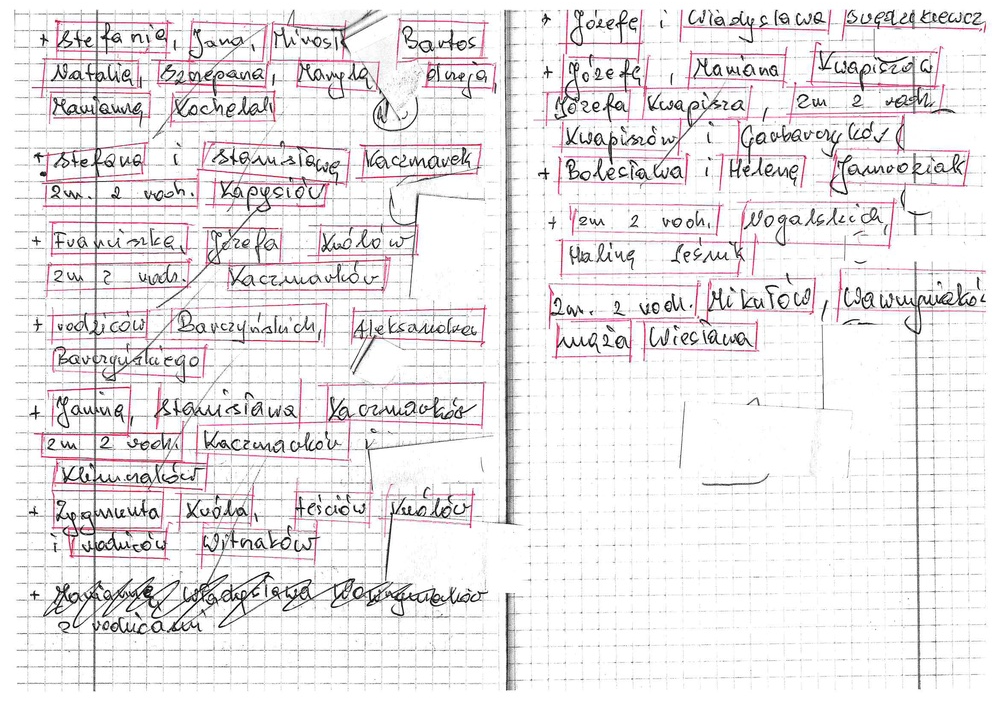
#> input picture zad_2/img/doc00442820260318151701_001.jpg, 999 x 706 px, shrunk from 2338 x 1653 before the run
$ python -i engine.py   (imports and definitions only)
#> lines starting #> are read from the running program, lines starting #| are printed output that depends on the picture; after the words box and inside, x2 and y2 are one past the last pixel; in counts of white or black regions, pixels touching at a corner belong together
#> further down, picture is the input picture: shape (706, 999, 3); mean B, G, R 234.2, 232.7, 235.6
"""
engine.py
---------
Główny silnik detekcji czerwonych ramek oparty na przestrzeni barw HSV
oraz operacjach morfologicznych. Zoptymalizowany pod kątem wysokiej czułości.
"""

from pathlib import Path
from typing import Optional

import cv2
import numpy as np

from ..core.config import (
    HSV_LOWER1,
    HSV_LOWER2,
    HSV_UPPER1,
    HSV_UPPER2,
    MIN_BOX_H,
    MIN_BOX_W,
    SAVE_DEBUG_IMAGES,
)


def detect_super_hybrid(
    image: np.ndarray,
    target_count: Optional[int] = None,
    debug_name: Optional[str] = None,
    debug_dir: Optional[Path] = None,
) -> list[dict]:
    """
    Wykonuje zaawansowaną detekcję czerwonych prostokątów na obrazie.
    Wspiera wykrywanie zagnieżdżone i automatycznie usuwa kontenery nadrzędne.
    """
    img_hsv = cv2.cvtColor(image, cv2.COLOR_BGR2HSV)
#> img_hsv: shape (706, 999, 3); mean H, S, V 40.1, 4.7, 236

    # Segmentacja koloru czerwonego
    mask1 = cv2.inRange(img_hsv, HSV_LOWER1, HSV_UPPER1)
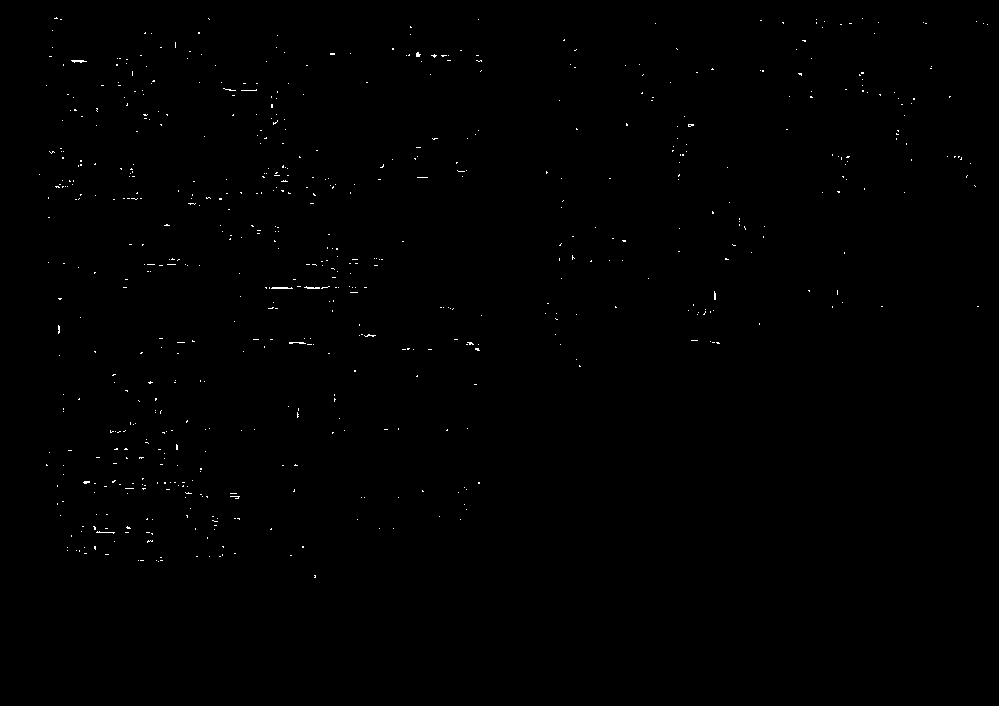
#> mask1: shape (706, 999); 0.27% white in thin lines or dots, all inside (x1, y1, x2, y2) = (39, 17, 988, 578)
    mask2 = cv2.inRange(img_hsv, HSV_LOWER2, HSV_UPPER2)
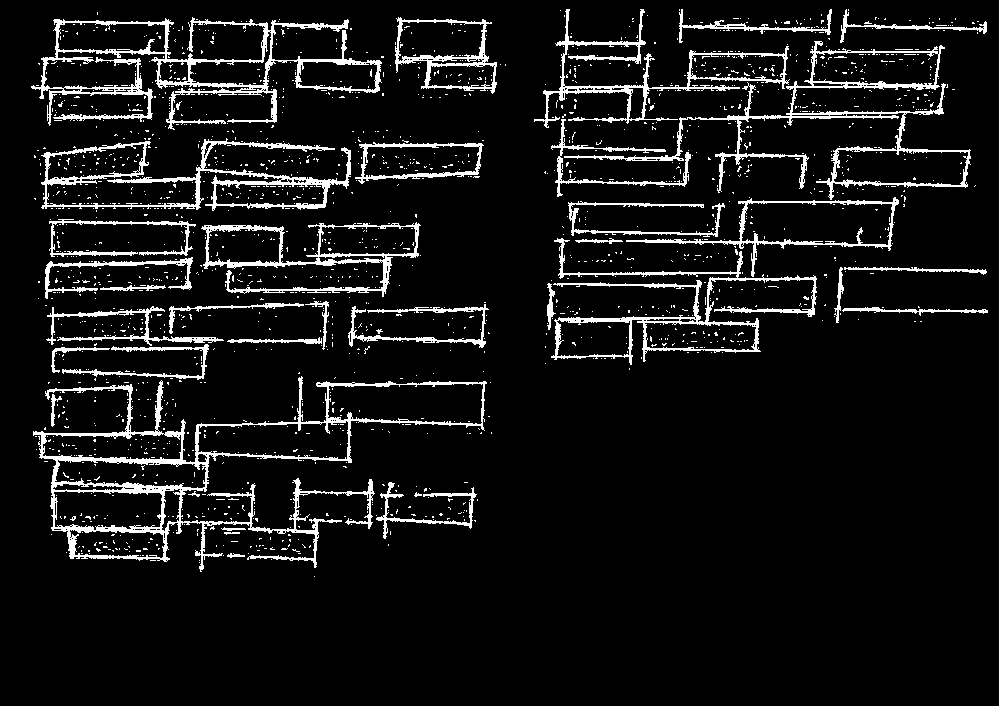
#> mask2: shape (706, 999); 7.9% white; 1723 white regions (1686 under 20 px), largest, box (x1, y1, x2, y2) and area: (33, 376, 487, 572) 9344, (31, 17, 382, 130) 6389, (564, 41, 971, 200) 4908
    mask = cv2.bitwise_or(mask1, mask2)
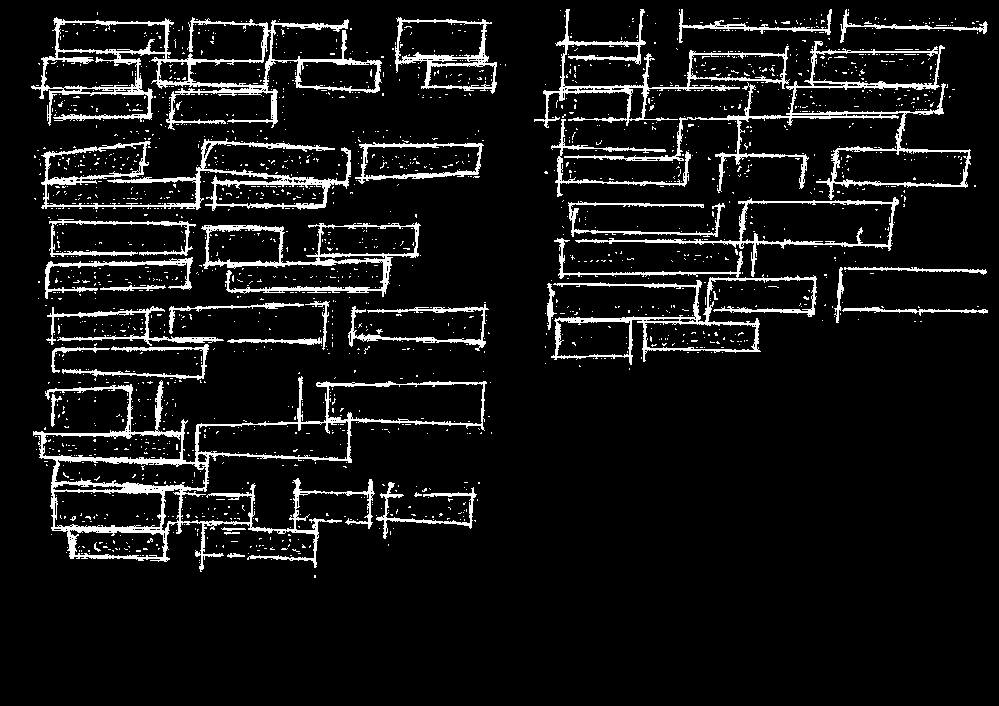
#> mask: shape (706, 999); 8.2% white; 1887 white regions (1849 under 20 px), largest, box (x1, y1, x2, y2) and area: (33, 376, 487, 572) 9710, (31, 17, 382, 130) 6572, (564, 41, 971, 200) 4935

    # Optymalizacja morfologiczna: Wysoka separacja
    k3 = cv2.getStructuringElement(cv2.MORPH_RECT, (3, 3))

    # 1. Lekka dylatacja by połączyć "kropki"
    dilated = cv2.dilate(mask, k3, iterations=1)
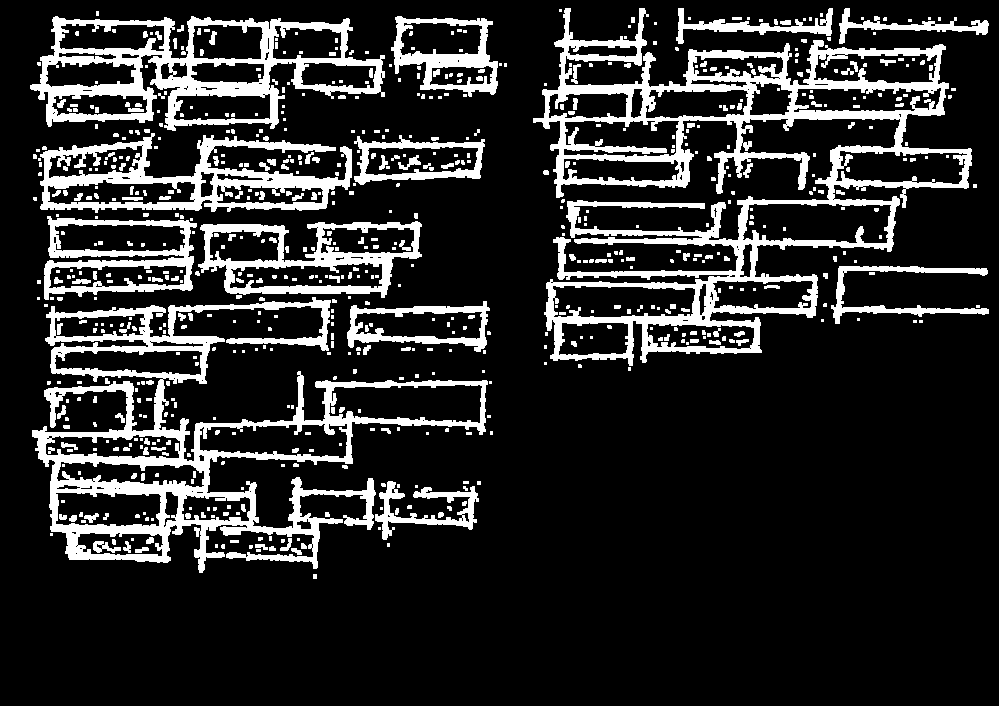
#> dilated: shape (706, 999); 16.7% white; 687 white regions (462 under 20 px), largest, box (x1, y1, x2, y2) and area: (533, 8, 972, 366) 33736, (32, 297, 488, 573) 25610, (30, 16, 385, 131) 12854
    # 2. Domykanie rygorystyczne (5x5) by zamknąć kształty
    morphed = cv2.morphologyEx(
        dilated,
        cv2.MORPH_CLOSE,
        cv2.getStructuringElement(cv2.MORPH_RECT, (5, 5)),
        iterations=2,
    )
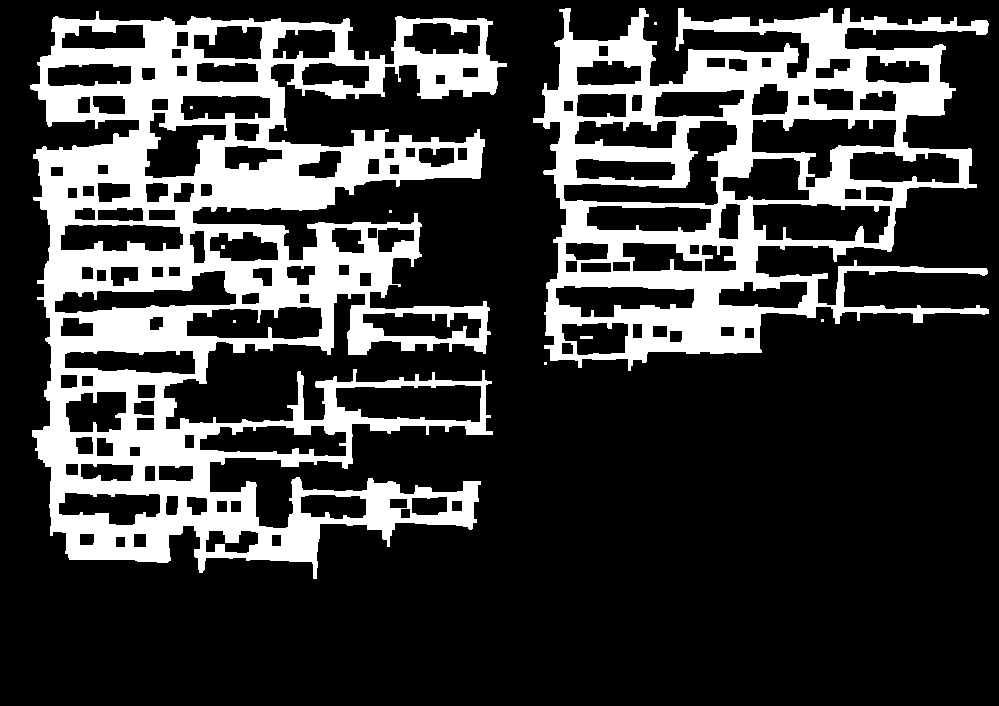
#> morphed: shape (706, 999); 24% white; 10 white regions (7 under 20 px)

    # Zapis maski diagnostycznej (jeśli włączony w config)
    if SAVE_DEBUG_IMAGES and debug_name and debug_dir:
        debug_dir.mkdir(parents=True, exist_ok=True)
        cv2.imwrite(str(debug_dir / f"{debug_name}_hsv.png"), mask)
        cv2.imwrite(str(debug_dir / f"{debug_name}_morph.png"), morphed)

    # Wykrywanie konturów: RETR_LIST pozwala na znalezienie ramek wewnątrz innych konturów
    contours, _ = cv2.findContours(morphed, cv2.RETR_LIST, cv2.CHAIN_APPROX_SIMPLE)
#> contours = 144 contours, 7 with area under 20; largest, box (x1, y1, x2, y2) and area: (30, 11, 507, 579) 167986, (533, 8, 989, 371) 104096, (751, 118, 897, 188) 4940, (563, 120, 738, 206) 4924, (335, 384, 482, 423) 4605

    candidates = []
    for cnt in contours:
        x, y, w, h = cv2.boundingRect(cnt)
        if w >= MIN_BOX_W and h >= MIN_BOX_H:
            if w < image.shape[1] * 0.9 and h < image.shape[0] * 0.9:
                candidates.append(
                    {
                        "x": x,
                        "y": y,
                        "w": w,
                        "h": h,
                        "ok": True,
                        "manual": False,
                        "label": "",
                    }
                )
#> this loop made 144 passes
#> (x, y, w, h) on passes 1 to 8: (115, 536, 11, 12), (271, 534, 11, 13), (133, 533, 14, 15), (79, 533, 16, 13), (205, 530, 54, 24), (400, 508, 11, 11), (451, 500, 12, 12), (230, 500, 12, 13)
#> after the loop, candidates = 116 items

    # FILTRACJA KONTENERÓW:
    # Jeśli ramka A zawiera w sobie ramkę B, to ramkę A usuwamy.
    results = []
    for i, b1 in enumerate(candidates):
        is_container = False
        for j, b2 in enumerate(candidates):
            if i == j:
                continue
            if (
                b2["x"] > b1["x"] - 2
                and b2["y"] > b1["y"] - 2
                and b2["x"] + b2["w"] < b1["x"] + b1["w"] + 2
                and b2["y"] + b2["h"] < b1["y"] + b1["h"] + 2
            ):
                if (b1["w"] * b1["h"]) > (b2["w"] * b2["h"] * 1.15):
                    is_container = True
                    break
        if not is_container:
            results.append(b1)
#> this loop made 116 passes
#> after the loop, results = 112 items

    # Sortowanie wyników: rzędami (tolerancja 30px)
    results.sort(key=lambda b: (b["y"] // 30, b["x"]))

    # Opcjonalne rysowanie debug (jeśli włączony w config)
    if SAVE_DEBUG_IMAGES and debug_name and debug_dir:
        dbg_img = image.copy()
        for r in results:
            cv2.rectangle(
                dbg_img,
                (r["x"], r["y"]),
                (r["x"] + r["w"], r["y"] + r["h"]),
                (0, 255, 0),
                2,
            )
        cv2.imwrite(str(debug_dir / f"dbg_{debug_name}.jpg"), dbg_img)

    return results

>>> import cv2
>>> picture = cv2.imread('../../img/doc00442820260318151701_001.jpg')
>>> result = detect_super_hybrid(picture)
#> result = 112 items

$ run again, on zad_2/img/doc00442920260318151751_001.jpg
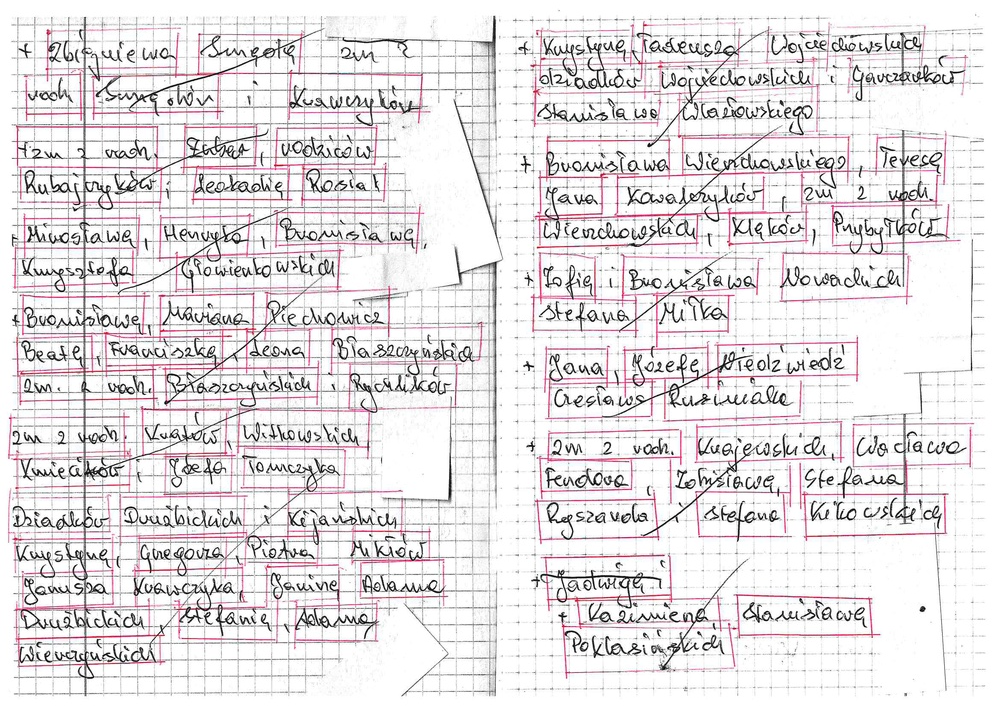
#> input picture zad_2/img/doc00442920260318151751_001.jpg, 999 x 706 px, shrunk from 2338 x 1653 before the run
#> picture is the input picture: shape (706, 999, 3); mean B, G, R 227.4, 225.4, 229.4
#> img_hsv: shape (706, 999, 3); mean H, S, V 55.5, 6.7, 229.9
#> in detect_super_hybrid, `mask1 = cv2.inRange(img_hsv, HSV_LOWER1, HSV_UPPER1)`:
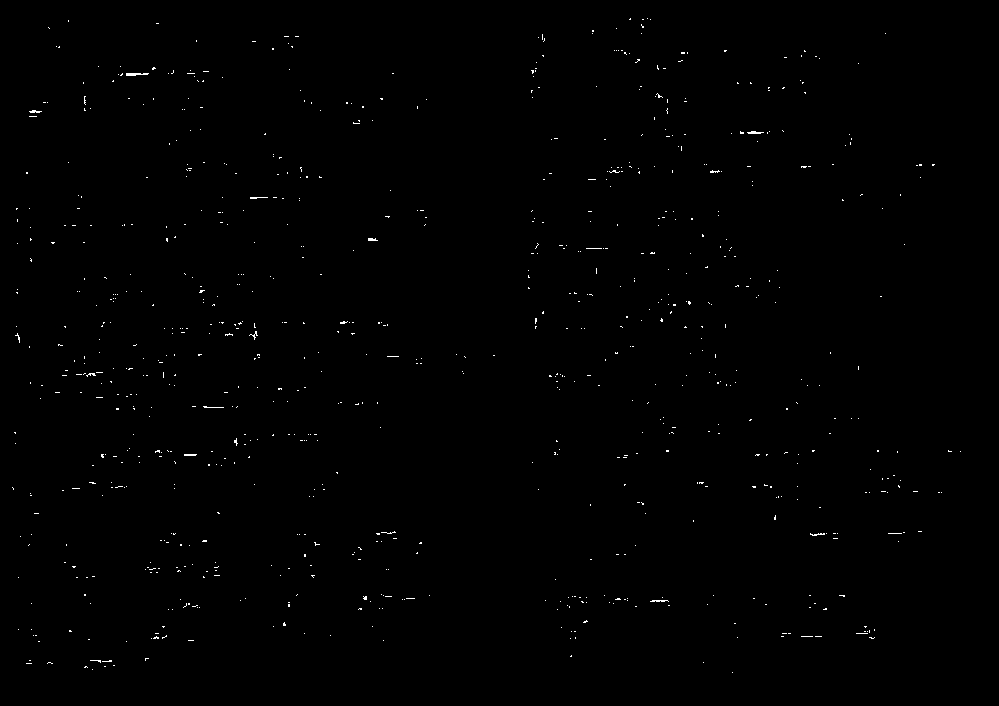
#> mask1: shape (706, 999); 0.36% white in thin lines or dots, all inside (x1, y1, x2, y2) = (12, 18, 961, 673)
#> mask2: shape (706, 999); 11.3% white; 2511 white regions (2446 under 20 px), largest, box (x1, y1, x2, y2) and area: (7, 213, 485, 669) 25846, (529, 21, 961, 424) 16328, (540, 553, 881, 679) 3683
#> mask: shape (706, 999); 11.7% white; 2675 white regions (2609 under 20 px), largest, box (x1, y1, x2, y2) and area: (7, 213, 485, 671) 28467, (529, 21, 961, 424) 16767, (540, 553, 881, 679) 3826
#> dilated: shape (706, 999); 23.7% white; 950 white regions (620 under 20 px), largest, box (x1, y1, x2, y2) and area: (6, 18, 488, 675) 80230, (528, 17, 976, 544) 52715, (539, 552, 882, 680) 8436
#> in detect_super_hybrid, `morphed = cv2.morphologyEx( dilated, cv2.MORPH_CLOSE, cv2.getStructuri..`:
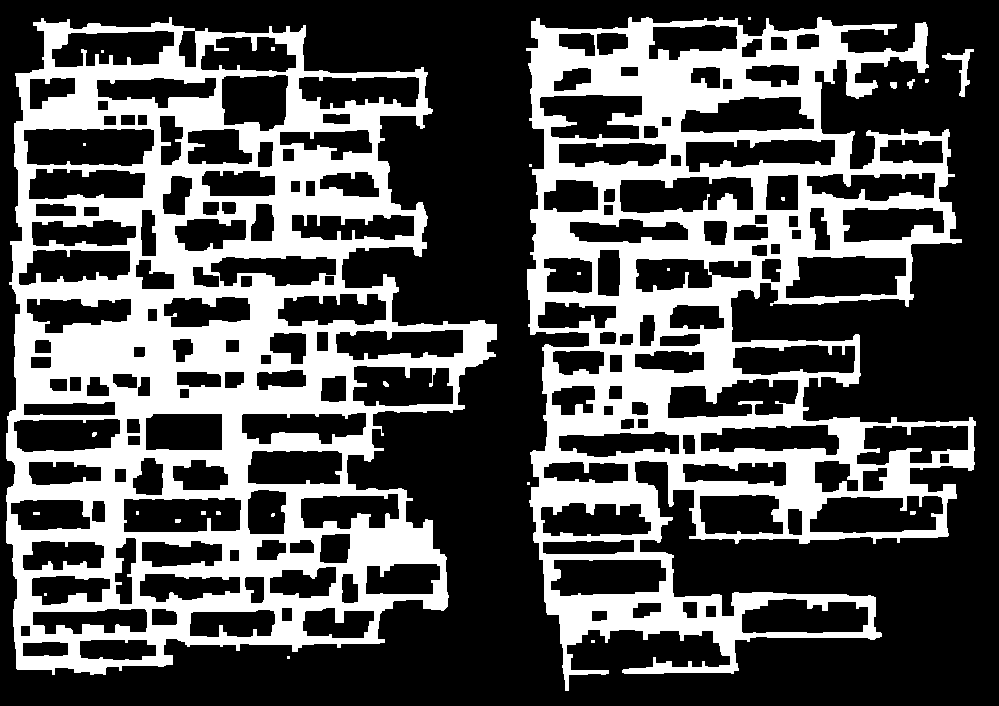
#> morphed: shape (706, 999); 33.5% white; 27 white regions (16 under 20 px)
#> contours = 205 contours, 22 with area under 20; largest, box (x1, y1, x2, y2) and area: (6, 17, 497, 675) 240488, (526, 17, 976, 691) 197656, (23, 128, 155, 167) 4515, (785, 255, 907, 299) 4278, (809, 495, 944, 534) 4269
#> the loop in detect_super_hybrid, `for cnt in contours:` made 205 passes
#> (x, y, w, h) on passes 2, 4, 5: (22, 641, 47, 16), (79, 639, 78, 22), (20, 625, 11, 12)
#> after the loop in detect_super_hybrid, `for cnt in contours:`: candidates = 163 items
#> after the loop in detect_super_hybrid, `for i, b1 in enumerate(candidates):`: results = 161 items
